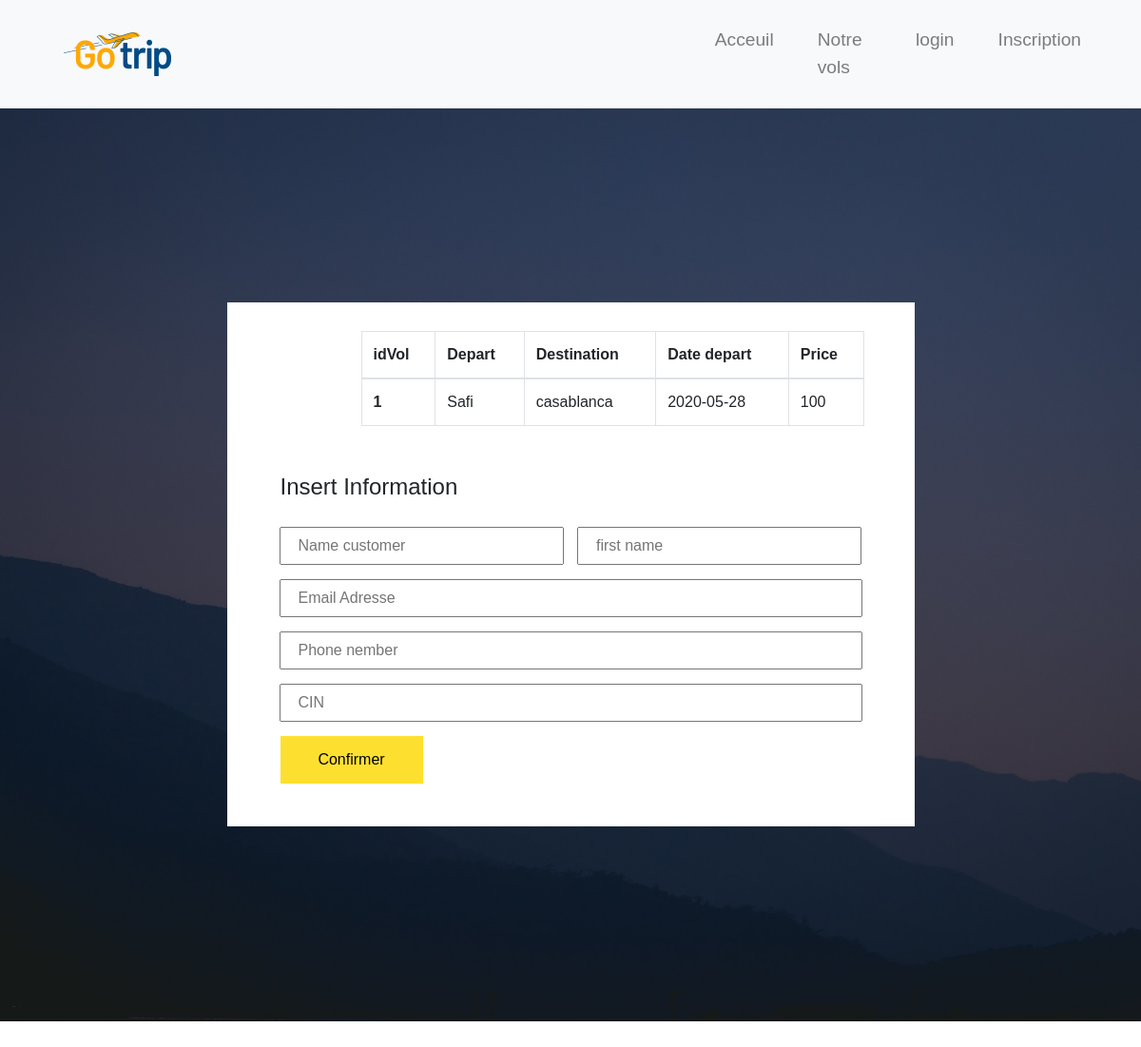
The app's page /reservation.php?id=1 with its own data.
### tables this page shows
CREATE TABLE `vols` (
  `idVol` int(11) NOT NULL,
  `depart` varchar(200) NOT NULL,
  `destination` varchar(200) NOT NULL,
  `date_depart` date NOT NULL,
  `time` time NOT NULL,
  `prix` float NOT NULL,
  `place_disponible` int(11) NOT NULL,
  `display` int(11) NOT NULL DEFAULT 1
);

### reservation.php (the view, shortened to what this page needs)
<?php
$db = mysqli_connect("localhost", "root", "", "db_gestionvols");
  $idVol = $_GET['id'];
$query1 = mysqli_query($db, "SELECT * from vols where idVol = '$idVol' ");
if ($row = mysqli_fetch_array($query1)) {
}
?>
<?php include ('includes/nav.php'); ?>
<link rel="stylesheet" href="css/style.css">
<link rel="stylesheet" href="css/reservation.css">
  <div class="header">
  <form action="" method="post">
   <div class="font-box">
   <table class="table table-bordered">
  <thead>
    <tr>
      <th scope="col">idVol</th>
      <th scope="col">Depart</th>
      <th scope="col">Destination</th>
      <th scope="col">Date depart</th>
      <th scope="col">Price</th>
    </tr>
  </thead>
  <tbody>
    <tr>
      <th scope="row"><?php echo $row['idVol'];?></th>
      <td><?php echo $row['depart'];?></td>
      <td><?php echo $row['destination'];?></td>
      <td><?php echo $row['date_depart'];?></td>
      <td><?php echo $row['prix'];?></td>
    </tr>
  </tbody>
</table>
    <h4>Insert Information </h4>
    <div class="font">
      <input type="text" class="search-field skills" name="nom" placeholder="Name customer">
      <input type="text" class="search-field skills" name="prenom" placeholder="first name">
    </div>
    <div class="font">
      <input type="text" class="search-field ski" name="email" placeholder="Email Adresse">
    </div>
    <div class="font">
      <input type="text" class="search-field ski" name="cin" placeholder="Phone nember">
    </div>
    <div class="font">
      <input type="text" class="search-field ski" name="phone" placeholder="CIN">
    </div>
    <div class="font">
    <button class="search-btn" type="submit" name="reserver" >  Confirmer</button>
    </div>
    </div>
  </form>
</div>
</body>
</html>

### includes/nav.php (shortened to what this page needs)
<!DOCTYPE html>
<html lang="en">
<head>
  <link rel="stylesheet" href="https://stackpath.bootstrapcdn.com/bootstrap/4.4.1/css/bootstrap.min.css">
</head>
<body>
  <nav class="navbar navbar-expand-lg navbar-light bg-light">
    <img src="images/logo.png" alt="">
    <div class="collapse navbar-collapse" id="navbarNavAltMarkup">
      <div class="navbar-nav">
        <a class="nav-item nav-link " href="index.php">Acceuil</a>
        <a class="nav-item nav-link " href="vols.php">Notre vols</a>
        <?php
        if (isset($_SESSION['admin']) || isset($_SESSION['user'])) {
          echo '<a class="nav-item nav-link " href="profil.php">Profil</a>';
          if (isset($_SESSION['admin'])) {
            echo '<a class="nav-item nav-link " href="admin.php">Admin</a>';
          }
          echo '<a class="nav-item nav-link" href="logout.php">deconnecter</a>';
        } else {
          echo '<a class="nav-item nav-link " href="login.php">login</a>';
          echo '<a class="nav-item nav-link" href="inscription.php">Inscription</a>';
        }
        ?>
      </div>
    </div>
  </nav>

### css/style.css (style rules this page uses)
.navbar-nav { margin-left: 56%; }
img { margin-left: 27px; }
.navbar-nav .nav-link { margin: 0 15px; font-family: sans-serif; font-size: larger; }
.bg-light { padding: 20px 40px; }
.header { height: 100vh; background-image: url(../images/b5.jpg); background-size: cover; background-position: center; display: flex; justify-content: center; align-items: center; font-family: sans-serif; margin-bottom: 66px; }
.search-field { height: 50px; padding: 10px; }
.skills { width: 300px; }
.search-btn { height: 50px; width: 150px; background: #fde02f; border: none; color: black; }
a { color: #000000; font-family: Verdana; }
.font-box { background: rgba(255, 255, 255, 0.5); padding: 30px 50px; }
.table { width: 85%; margin-left: 91px; }

### css/reservation.css (style rules this page uses)
.navbar-nav { margin-left: 56%; }
img { margin-left: 27px; }
.navbar-nav .nav-link { margin: 0 15px; font-family: sans-serif; font-size: larger; }
.bg-light { padding: 20px 40px; }
.header { height: 120vh; background-image: url(../images/b5.jpg); background-size: cover; background-position: center; display: flex; justify-content: center; align-items: center; }
.search-field { height: 40px; padding: 18px; margin: 0 5px; }
.skills { width: 48%; }
.ski { width: 613px; }
.search-btn { height: 50px; width: 150px; background: #fde02f; border: none; color: black; margin-left: 6px; }
a { color: #000000; font-family: Verdana; }
.font { margin-bottom: 15px; }
.table { margin-bottom: 50px; }
h4 { font-size: 1.5rem; margin-bottom: 27px; margin-left: 6px; }
.font-box { background: white; padding: 30px 50px; }

### records on screen
vols: idVol "1", depart "Safi", destination "casablanca", date_depart "2020-05-28", prix "100"
